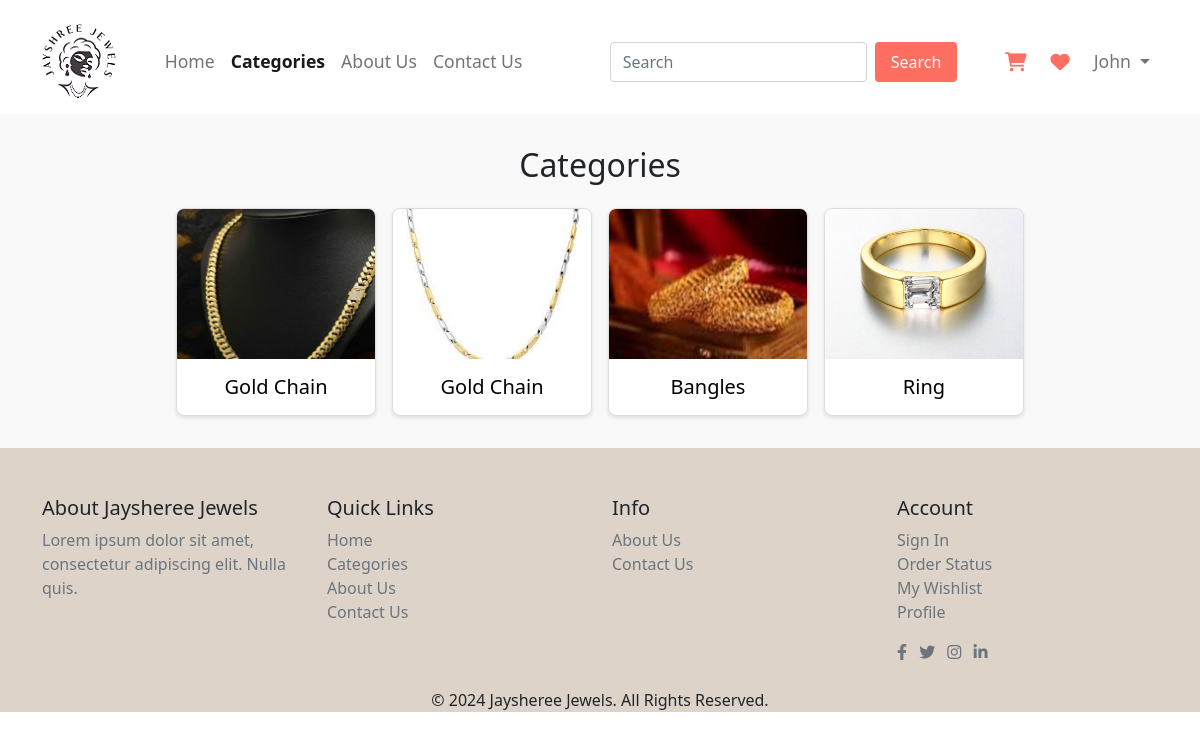
The page /user/category.php on the database as committed earlier.
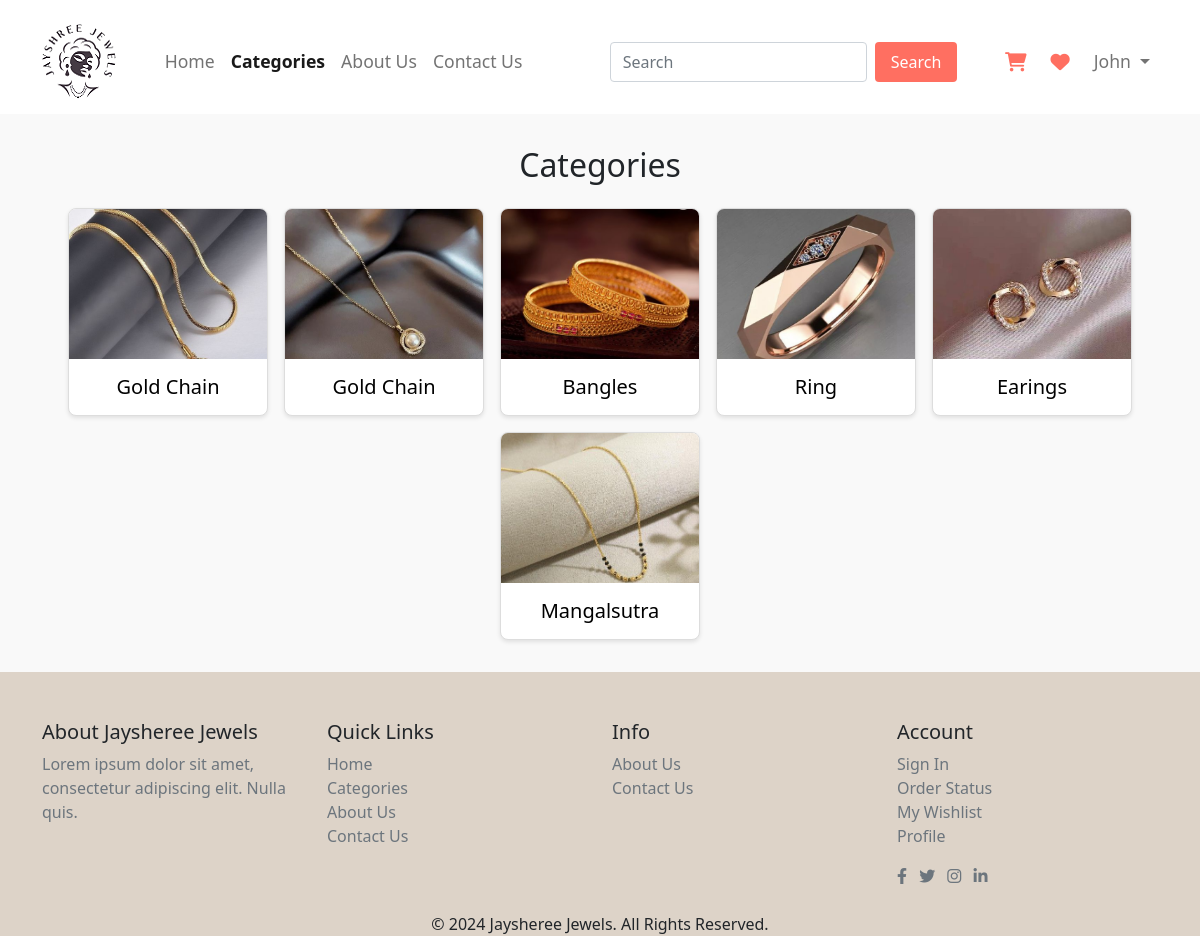
The same page on the database as committed later.
### tables this page shows
CREATE TABLE `category_tbl` (
  `c_id` int(11) NOT NULL,
  `c_code` varchar(10) NOT NULL,
  `c_name` varchar(255) NOT NULL,
  `c_gender` varchar(10) NOT NULL,
  `c_image` varchar(255) DEFAULT NULL,
  `c_status` varchar(10) NOT NULL
);

### user/category.php (the view)
<?php
include_once 'header.php';
include_once '../conn.php';
?>
<section class="popular-categories">
  <h2>Categories</h2>
  <div class="categories-container">
    <?php
    $q = "select * from category_tbl where c_status='Active' ";
    $result = mysqli_query($con, $q);
    while ($r = mysqli_fetch_assoc($result)) {
      ?>
    <a href="product.php?c_code=<?php echo $r['c_code']; ?>">
      <div class="category">
          <img src="<?php echo
            $r['c_image']; ?>" alt="<?php echo $r['c_name']; ?>">
          <h3><?php echo $r['c_name']; ?></h3>
      </div>
    </a>
    <?php
    }
    ?>
  </div>
</section>
<?php
    include('footer.php');
?>

### user/header.php (shortened to what this page needs)
<!DOCTYPE html>
<html lang="en">
<head>
    <link rel="stylesheet" href="../css/bootstrap.min.css">
    <link rel="stylesheet" href="../css/user_style.css">
    <link rel="stylesheet" href="https://cdnjs.cloudflare.com/ajax/libs/font-awesome/6.0.0-beta3/css/all.min.css">
</head>
<body>
<header>
    <div class="container-fluid">
        <nav class="navbar navbar-expand-lg navbar-light pt-4">
            <div class="container">
                <a href="index.php"><img src="../images/logo1.png" alt="Jayshree Jewels" class="img-fluid"></a>
                <div class="collapse navbar-collapse" id="navbarNav">
                    <ul class="navbar-nav mx-auto">
                        <li class="nav-item">
                            <a class="nav-link" href="index.php" data-page="home">Home</a>
                        </li>
                        <li class="nav-item">
                            <a class="nav-link" href="category.php" data-page="categories">Categories</a>
                        </li>
                        <li class="nav-item">
                            <a class="nav-link" href="aboutUs.php" data-page="about">About Us</a>
                        </li>
                        <li class="nav-item">
                            <a class="nav-link" href="contactUs.php" data-page="contact">Contact Us</a>
                        </li>
                    </ul>
                    <form class="d-flex ms-auto" action="search.php" method="GET">
                        <input class="form-control me-2" type="search" placeholder="Search" aria-label="Search" name="query">
                        <button class="buy-now" type="submit">Search</button>
                    </form>
                    <ul class="navbar-nav ms-auto d-flex align-items-center">
                        <li class="nav-item nav-icons">
                            <a class="nav-link" href="cart.php">
                                <i class="fas fa-shopping-cart"></i>
                            </a>
                        </li>
                        <li class="nav-item nav-icons">
                            <a class="nav-link" href="wishlist.php">
                                <i class="fas fa-heart"></i>
                            </a>
                        </li>
                        <li class="nav-item dropdown">
                            <a class="nav-link dropdown-toggle" href="#" id="navbarDropdown" role="button" data-bs-toggle="dropdown" aria-expanded="false">
                                John
                            </a>
                        </li>
                    </ul>
                </div>
            </div>
        </nav>
    </div>
</header>

### user/footer.php
    <footer class=" bg-footer text-dark pt-5">
        <div class="container">
            <div class="row">
                <div class="col-md-3">
                    <h5>About Jaysheree Jewels</h5>
                    <p class="text-secondary">Lorem ipsum dolor sit amet, consectetur adipiscing elit. Nulla quis.</p>
                </div>
                <div class="col-md-3">
                    <h5>Quick Links</h5>
                    <ul class="list-unstyled">
                        <li><a href="index.php" class="text-secondary">Home</a></li>
                        <li><a href="category.php" class="text-secondary">Categories</a></li>
                        <li><a href="aboutUs.php" class="text-secondary">About Us</a></li>
                        <li><a href="contactUs.php" class="text-secondary">Contact Us</a></li>
                    </ul>
                </div>
                <div class="col-md-3">
                    <h5>Info</h5>
                    <ul class="list-unstyled">
                        <li><a href="aboutUs.php" class="text-secondary">About Us</a></li>
                        <li><a href="contactUs.php" class="text-secondary">Contact Us</a></li>
                    </ul>
                  </div>
                <div class="col-md-3">
                    <h5>Account</h5>
                    <ul class="list-unstyled">
                        <li><a href="signin.php" class="text-secondary">Sign In</a></li>
                        <li><a href="order-history.php" class="text-secondary">Order Status</a></li>
                        <li><a href="wishlist.php" class="text-secondary">My Wishlist</a></li>
                        <li><a href="profile.php" class="text-secondary">Profile</a></li>
                    </ul>
                    <div class="social-icons mt-3">
                        <a href="#" class="text-secondary me-2"><i class="fab fa-facebook-f"></i></a>
                        <a href="#" class="text-secondary me-2"><i class="fab fa-twitter"></i></a>
                        <a href="#" class="text-secondary me-2"><i class="fab fa-instagram"></i></a>
                        <a href="#" class="text-secondary"><i class="fab fa-linkedin-in"></i></a>
                    </div>
                </div>
            </div>
            <div class="row mt-4">
                <div class="col text-center">
                    <p class="mb-0">&copy; 2024 Jaysheree Jewels. All Rights Reserved.</p>
                </div>
            </div>
        </div>
    </footer>
</body>
</html>

### css/user_style.css (style rules this page uses)
body { overflow-x: hidden; }
.navbar-nav { white-space: nowrap; }
.nav-icons .nav-link { display: flex; align-items: center; padding: 0.5rem 1rem; }
.nav-icons .nav-link i { font-size: 1.2rem; margin-right: 0.5rem; color: #ff6f61; }
.navbar { padding: 15px 0; }
.navbar-nav .nav-link { color: #6b5841; font-size: 1.1em; padding: 0 20px; }
.navbar-nav .nav-link.active { color: #a47b61; font-weight: bold; }
.popular-categories { padding: 2rem; background-color: #f9f9f9; }
.popular-categories h2 { text-align: center; font-size: 2rem; margin-bottom: 1.5rem; }
.categories-container { display: flex; flex-wrap: wrap; justify-content: center; gap: 1rem; }
.category { background-color: #fff; border: 1px solid #ddd; border-radius: 8px; overflow: hidden; text-align: center; width: 200px; box-shadow: 0 2px 4px rgba(0, 0, 0, 0.1); transition: transform 0.3s; }
.category img { width: 100%; height: 150px; object-fit: cover; }
.category h3 { margin: 1rem 0; font-size: 1.25rem; }
.buy-now { background-color: #ff6f61; color: #fff; padding: 0.5rem 1rem; border: none; border-radius: 4px; cursor: pointer; font-size: 1rem; transition: background-color 0.3s; }
body { display: flex; flex-direction: column; min-height: 100vh; }
.bg-footer { background-color: #ddd3c8; color: #fff; }

Rows that differ between the two databases and show on the page:
changed category_tbl (number 1 of 6 on the later page): c_image: a different picture
changed category_tbl (number 2 of 6 on the later page): c_image: a different picture
changed category_tbl "Bangles": c_image: a different picture
changed category_tbl "Ring": c_image: a different picture
added category_tbl: c_image (picture), c_name "Earings"
added category_tbl: c_image (picture), c_name "Mangalsutra"
